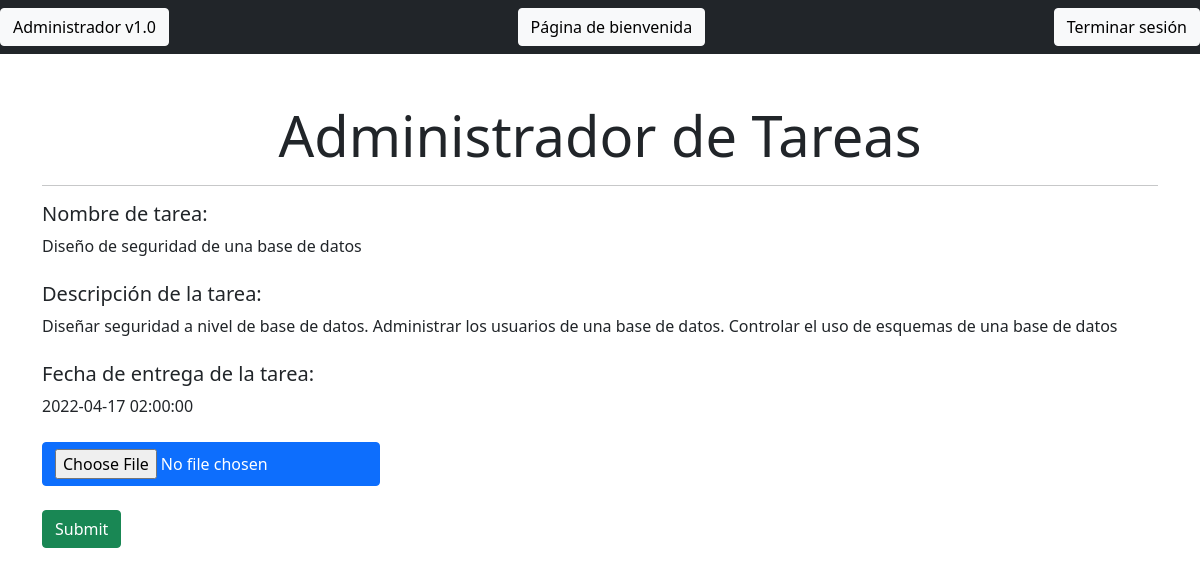
Screenshot of /upload_task.php?IDTarea=34 with the database file from the repository.
### tables this page shows
CREATE TABLE `tareas` (
  `IDTarea` int(11) NOT NULL,
  `Titulo` varchar(200) DEFAULT NULL,
  `Descripcion` varchar(1500) DEFAULT NULL,
  `Fecha_creada` timestamp NULL DEFAULT current_timestamp(),
  `Fecha_entrega` timestamp NULL DEFAULT NULL,
  `Documento` tinyblob DEFAULT NULL,
  `Calificado` tinyint(4) NOT NULL DEFAULT 0,
  `lk` int(11) DEFAULT NULL,
  `IDProfesor` int(11) DEFAULT NULL
);

### controller.php (called while the page is built, shortened)
<?php
    class CrudController implements CrudControllerInterface
    {
        private $conectar;
        public function __construct(DBConnectionInterface $conectar)
        {
            $this->conectar= $conectar;
        }
        public function getTask()
        {
            $con=$this->conectar->connectDB();
            $id = $_GET['IDTarea'];
            $query = "SELECT * FROM tareas WHERE IDTarea=$id";
            $result = mysqli_query($con,$query);
            if(mysqli_num_rows($result)==1)
            {
                $row = mysqli_fetch_array($result);
                $title = $row['Titulo'];
                $description = $row['Descripcion'];
                $dueDate = $row['Fecha_entrega'];
                $check = $row['Calificado'];
                $data= array($title,$description,$dueDate,$check);
            }
            return $data;
        }
    }
?>

### upload_task.php (the view, shortened to what this page needs)
<?php include ("includes/header.php")?>
<?php require_once ("controller.php");
    if(isset($_GET['IDTarea']))
    {
        $search=new CrudController(new Connection);
        $search=$search->getTask();
    }
?>
<div class="container">
    <div class="row">
        <div class="col-md-12 mt-5">
            <h1 class="text-center display-4">Administrador de Tareas</h1>
            <hr class="height:1px;color: black;background-color:black;">
        </div>
    </div>
    <div class="d-grid gap-3">
        <form action="upload_task.php?IDTarea=<?php echo $_GET['IDTarea'];?>" method="POST">
            <div class = "form-group">
                <h5>Nombre de tarea: </h5><?php echo $search[0]?><br><br>
                <h5>Descripción de la tarea: </h5><?php echo $search[1]?><br><br>
                <h5>Fecha de entrega de la tarea: </h5><?php echo $search[2]?><br><br>
                <input type="File" class="btn btn-primary" name = "uploaded_file" value="Subir archivo"><br><br>
                <input type="submit" class="btn btn-success" name = "uploads">
            </div>
        </form>
    </div>
<?php include("includes/footer.php")?>

### rows the page displays
tareas: Titulo "Diseño de seguridad de una base de datos", Descripcion "Diseñar seguridad a nivel de base de datos. Administrar los usuarios de una base de datos. Controlar el uso de esquemas de una base de datos", Fecha_entrega "2022-04-17 02:00:00"
